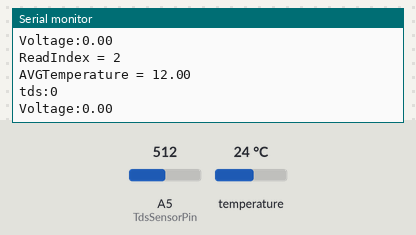
Simulated run of this sketch. Board: Arduino Uno, built with avr-gcc and run on an emulated ATmega328P. Parts: the last lines printed to the serial monitor. The test bench sets the inputs (shaded band); at power-on: temperature 24 °C, A5 (TdsSensorPin) = 512.

Above: at 2.4 s.
2.5 s: temperature set to 12 °C
At 3.2 s:
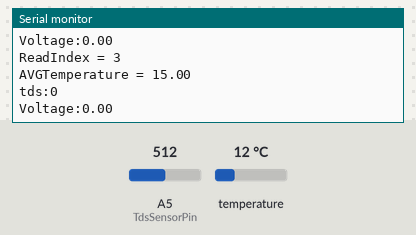
4.0 s: temperature set to 19 °C
At 5.0 s:
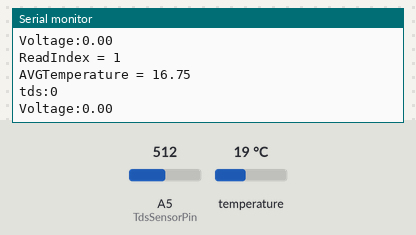
Timing chart, 0 to 7.0 s (numbered marks = the images above; inputs shaded):
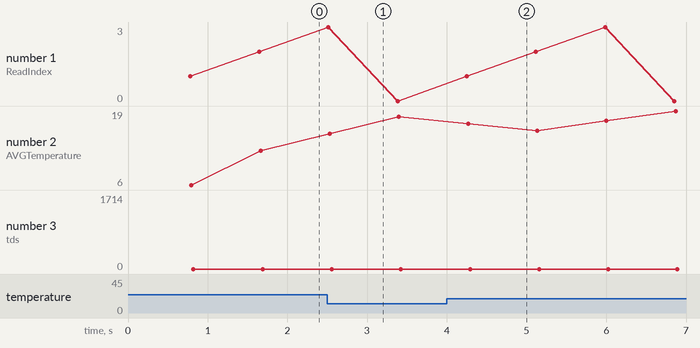

The sketch:

TDS.ino
```cpp
#include <OneWire.h>
#include <DallasTemperature.h>

//TEMPERATURE
#define ONE_WIRE_BUS A1
const int numReadingsTemp = 4;
float readingsTemp[numReadingsTemp];      // the readings from the analog input
int readIndexTemp = 0;              // the index of the current reading
float totalTemp = 0;                  // the running total
float averageTemp = 0;                // the average
float temp_adc_val_Temp;

//TDS SENSORS
#define TdsSensorPin A5
#define VREF 5.0      // analog reference voltage(Volt) of the ADC
#define SCOUNT  30           // sum of sample point
int analogBuffer[SCOUNT];    // store the analog value in the array, read from ADC
int analogBufferTemp[SCOUNT];
int analogBufferIndex = 0,copyIndex = 0;
int analogReadTDS=0;
float averageVoltage = 0,tdsValue = 0;

OneWire oneWire(ONE_WIRE_BUS);
DallasTemperature sensors(&oneWire);

void setup(void)
{
  Serial.begin(9600);
  sensors.begin();
  pinMode(TdsSensorPin,INPUT);
  for (int thisReading = 0; thisReading < numReadingsTemp; thisReading++) {
    readingsTemp[thisReading] = 0;
  }
}
void TempRead(){
  sensors.requestTemperatures();
  temp_adc_val_Temp=sensors.getTempCByIndex(0);
  totalTemp = totalTemp - readingsTemp[readIndexTemp];
  // read from the sensor:
  readingsTemp[readIndexTemp] = temp_adc_val_Temp;
  // add the reading to the total:
  totalTemp = totalTemp + readingsTemp[readIndexTemp];
  // advance to the next position in the array:
  readIndexTemp = readIndexTemp + 1;
  if (readIndexTemp >= numReadingsTemp) {
     readIndexTemp = 0;
  }
  averageTemp = totalTemp / numReadingsTemp;
  TDSRead(averageTemp,readIndexTemp);
  delay(1);
}
void TDSRead(float avgTemp,int readIndex){
  static unsigned long analogSampleTimepoint = millis();
   if(millis()-analogSampleTimepoint > 40)     //every 40 milliseconds,read the analog value from the ADC
   {
     analogSampleTimepoint = millis();
     analogReadTDS=analogRead(TdsSensorPin);
     analogBuffer[analogBufferIndex] =  analogReadTDS;   //read the analog value and store into the buffer
     analogBufferIndex++;
     if(analogBufferIndex == SCOUNT)
         analogBufferIndex = 0;
   }
      if(avgTemp<=0){
        Serial.println("Temperature Sensor Error!Set Temp=25C");
        avgTemp=34;
        }
      for(copyIndex=0;copyIndex<SCOUNT;copyIndex++)
        analogBufferTemp[copyIndex]= analogBuffer[copyIndex];
      averageVoltage = getMedianNum(analogBufferTemp,SCOUNT) * (float)VREF / 1024.0; // read the analog value more stable by the median filtering algorithm, and convert to voltage value
      float compensationCoefficient=1.0+0.02*(avgTemp-25.0);    //temperature compensation formula: fFinalResult(25^C) = fFinalResult(current)/(1.0+0.02*(fTP-25.0));
      float compensationVolatge=averageVoltage/compensationCoefficient;  //temperature compensation
      tdsValue=(133.42*compensationVolatge*compensationVolatge*compensationVolatge - 255.86*compensationVolatge*compensationVolatge + 857.39*compensationVolatge)*0.5; //convert voltage value to tds value
        print_value(avgTemp,tdsValue,averageVoltage,readIndex);
//   }
}
void loop()
{
  TempRead();
  delay(100);
}

int getMedianNum(int bArray[], int iFilterLen)
{
      int bTab[iFilterLen];
      for (byte i = 0; i<iFilterLen; i++)
      bTab[i] = bArray[i];
      int i, j, bTemp;
      for (j = 0; j < iFilterLen - 1; j++)
      {
      for (i = 0; i < iFilterLen - j - 1; i++)
          {
        if (bTab[i] > bTab[i + 1])
            {
        bTemp = bTab[i];
            bTab[i] = bTab[i + 1];
        bTab[i + 1] = bTemp;
         }
      }
      }
      if ((iFilterLen & 1) > 0)
    bTemp = bTab[(iFilterLen - 1) / 2];
      else
    bTemp = (bTab[iFilterLen / 2] + bTab[iFilterLen / 2 - 1]) / 2;
      return bTemp;
}
void print_value(float temp_1, int readIn_1,float Avg_1,int readIn){
  Serial.print("ReadIndex = ");
  Serial.println(readIn);
  Serial.print("AVGTemperature = ");
  Serial.println(temp_1);
  Serial.print("tds:");
  Serial.println(readIn_1);
  Serial.print("Voltage:");
  Serial.println(Avg_1);
  Serial.println();
}
```

Measured:
- after the input at 2.5 s, the serial monitor: prints a new line at once (image 1)
- after the input at 4.0 s, the serial monitor: prints a new line after 0.27 s (image 2)
- plotted number 2: 18 → 19 after the input at 4.0 s
- plotted number 3: 0 → 1714 after the input at 4.0 s
